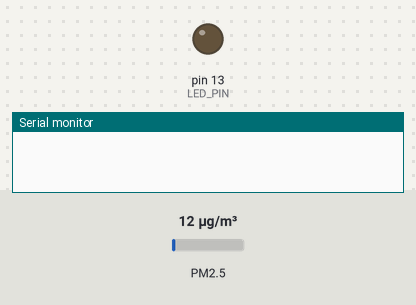
Recording of a sketch running on a simulated Arduino Uno, built with avr-gcc and run on an emulated ATmega328P. Shown: output pins drawn as LEDs (lit = HIGH), the last lines printed to the serial monitor. Wiring (inferred from the names in the program): dust sensor: data pin 8. The test bench sets the inputs (shaded band); at power-on: PM2.5 12 µg/m³.

Above: at 7.6 s.
At 15.25 s:
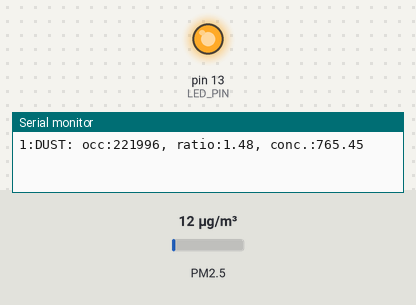
Timing chart, 0 to 19.8 s (numbered marks = the images above):
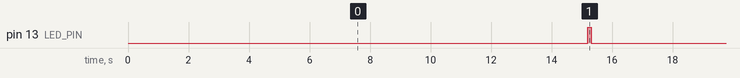

Measured:
- by itself, pin 13 (LED_PIN): alternates HIGH for 0.10 s and LOW for 15.1 s

The sketch:

GroveDustSensor.ino
```cpp
/*
    Grove - Dust Sensor
    http://www.seeedstudio.com/wiki/Grove_-_Dust_Sensor
*/

const int LED_PIN = 13;
const int DUST_SENSOR_PIN = 8;

unsigned long duration;
unsigned long last_print_ms;
unsigned long sampletime_ms = 15000; // sample time 15s ;
unsigned long lowpulseoccupancy = 0;

float ratio = 0;
float concentration = 0;
int counter = 0;

void setup() {
    pinMode(LED_PIN, OUTPUT);
    pinMode(DUST_SENSOR_PIN,INPUT);
    Serial.begin(9600);
    last_print_ms = millis();
}

void loop() {
    duration = pulseIn(DUST_SENSOR_PIN, LOW);
    lowpulseoccupancy = lowpulseoccupancy+duration;

    if ((millis()-last_print_ms) > sampletime_ms) {
        counter++;

        // Turn led on to indicate about operation
        digitalWrite(LED_PIN, HIGH);

        ratio = lowpulseoccupancy/(sampletime_ms*10.0);  // Integer percentage 0=>100
        concentration = 1.1*pow(ratio,3)-3.8*pow(ratio,2)+520*ratio+0.62; // using spec sheet curve

        Serial.print(counter);
        Serial.print(":DUST: occ:");
        Serial.print(lowpulseoccupancy);
        Serial.print(", ratio:");
        Serial.print(ratio);
        Serial.print(", conc.:");
        Serial.println(concentration);
        lowpulseoccupancy = 0;

        // Led off
        delay(100);
        digitalWrite(LED_PIN, LOW);

        last_print_ms = millis();
    }
}
```
